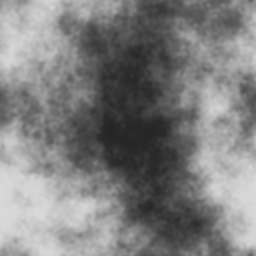
#> input picture StormStitch/Art/wash-noise.png, 256 x 256 px; its folder holds only this picture in this run
$ python make_art.py ../../StormStitch/Art/wash-noise.png
#> lines starting #> are read from the running program, lines starting #| are printed output that depends on the picture; after the words box and inside, x2 and y2 are one past the last pixel; in counts of white or black regions, pixels touching at a corner belong together
"""Storm Stitch App Store art.

Usage:
  python3 tools/appstore/make_art.py                 # promo banner, social card, sample screenshots
  python3 tools/appstore/make_art.py shots/*.png     # frame your real screenshots with captions

Real screenshots: capture them on an iPhone 16/17 Pro Max (or that Simulator, Cmd+S) so they are
1320x2868 or 1290x2796. Name them 1.png ... 6.png in the order of CAPTIONS below.
Output goes to tools/appstore/out/.
"""
import os
import sys
from PIL import Image, ImageDraw, ImageFilter, ImageFont

ROOT = os.path.dirname(os.path.dirname(os.path.dirname(os.path.abspath(__file__))))
ART = os.path.join(ROOT, "StormStitch", "Art")
FONTS = os.path.join(ROOT, "StormStitch", "Fonts")
OUT = os.path.join(ROOT, "tools", "appstore", "out")

INK = (43, 35, 64)
GOLD = (244, 184, 28)
CREAM = (251, 244, 228)
SKY = (124, 196, 239)
STORM = (74, 69, 96)

# Order matters: the first three show in App Store search results.
CAPTIONS = [
    ("Outrun the storm", "Swipe, jump and slide through a paper world"),
    ("Stitch the color back", "Every golden spool sews a torn page together"),
    ("Unlock paper monsters", "Each one runs a different way"),
    ("Rewind time", "Earn gadgets like the Time Machine"),
    ("One Daily Storm for all", "Same course, one shot, dare your friends"),
    ("Sew the seam shut", "Finish every stage with a burst of color"),
]


def font(name, size):
    return ImageFont.truetype(os.path.join(FONTS, name), size)


def art(name):
    return Image.open(os.path.join(ART, name + ".png")).convert("RGBA")


def fit_width(im, width):
    return im.resize((width, round(im.height * width / im.width)), Image.LANCZOS)


def fit_height(im, height):
    return im.resize((round(im.width * height / im.height), height), Image.LANCZOS)


def cover(im, size):
    w, h = size
    scale = max(w / im.width, h / im.height)
    im = im.resize((round(im.width * scale), round(im.height * scale)), Image.LANCZOS)
    left, top = (im.width - w) // 2, (im.height - h) // 2
    return im.crop((left, top, left + w, top + h))


def outlined_text(draw, xy, text, fnt, fill, outline=INK, stroke=None, anchor="la", shadow=True):
    stroke = stroke or max(4, fnt.size // 9)
    x, y = xy
    if shadow:
        draw.text((x, y + stroke * 1.4), text, font=fnt, fill=INK, stroke_width=stroke, stroke_fill=INK, anchor=anchor)
    draw.text((x, y), text, font=fnt, fill=fill, stroke_width=stroke, stroke_fill=outline, anchor=anchor)


# [22 lines left out: function logo, not called in this run]


def drop_shadow(im, offset=(0, 18), blur=24, alpha=110):
    shadow = Image.new("RGBA", (im.width + blur * 4, im.height + blur * 4), (0, 0, 0, 0))
    mask = im.split()[3].point(lambda a: a * alpha // 255)
    shadow.paste((0, 0, 0, 255), (blur * 2, blur * 2), mask)
    return shadow.filter(ImageFilter.GaussianBlur(blur)), (offset[0] - blur * 2, offset[1] - blur * 2)


def paste_with_shadow(base, im, xy, **kw):
    sh, (dx, dy) = drop_shadow(im, **kw)
    base.alpha_composite(sh, (xy[0] + dx, xy[1] + dy))
    base.alpha_composite(im, xy)


# [39 lines left out: functions torn_banner, promo_banner, not called in this run]


def caption_frame(shot, title, sub, size=(1320, 2868), index=0):
    """A store screenshot: caption on a paper strip, the real screen in a rounded frame below."""
    w, h = size
    backgrounds = ["sky-blue", "leaf-green", "stormy-purple"]
    bg_path = os.path.join(ROOT, "tools", "appstore", "source",
                           f"A4-screenshot-background-{backgrounds[index % len(backgrounds)]}.png")
    if os.path.exists(bg_path):
        base = cover(Image.open(bg_path).convert("RGBA"), size)
    else:
        bg_colors = [SKY, (108, 198, 111), STORM]
        base = Image.new("RGBA", size, bg_colors[index % len(bg_colors)] + (255,))
    # Soft paper clouds.
    d = ImageDraw.Draw(base)
    title_font = font("Fredoka-Bold.ttf", 118)
    sub_font = font("NunitoSans-ExtraBold.ttf", 46)
    outlined_text(d, (w // 2, 230), title, title_font, (255, 255, 255), anchor="mm", stroke=10)
    d.text((w // 2, 370), sub, font=sub_font, fill=(255, 255, 255), anchor="mm",
           stroke_width=3, stroke_fill=INK)
    # Screen.
    sw = round(w * 0.78)
    screen = cover(shot.convert("RGBA"), (sw, round(sw * 2868 / 1320)))
    radius = round(sw * 0.11)
    mask = Image.new("L", screen.size, 0)
    ImageDraw.Draw(mask).rounded_rectangle([0, 0, screen.width - 1, screen.height - 1], radius, fill=255)
    framed = Image.new("RGBA", (screen.width + 40, screen.height + 40), (0, 0, 0, 0))
    ImageDraw.Draw(framed).rounded_rectangle([0, 0, framed.width - 1, framed.height - 1], radius + 20, fill=INK)
    framed.paste(screen, (20, 20), mask)
    paste_with_shadow(base, framed, ((w - framed.width) // 2, 480), blur=30, alpha=120)
    return base.convert("RGB")


def main():
    os.makedirs(OUT, exist_ok=True)
    shots = sys.argv[1:]
    if shots:
        for i, path in enumerate(sorted(shots)[:len(CAPTIONS)]):
            title, sub = CAPTIONS[i]
            caption_frame(Image.open(path), title, sub, index=i).save(os.path.join(OUT, f"screenshot-{i + 1}.png"))
#> in caption_frame, `w, h = size`: w = 1320; h = 2868
#> in caption_frame, `base = Image.new("RGBA", size, bg_colors[index % len(bg_colors)] + (25..`:
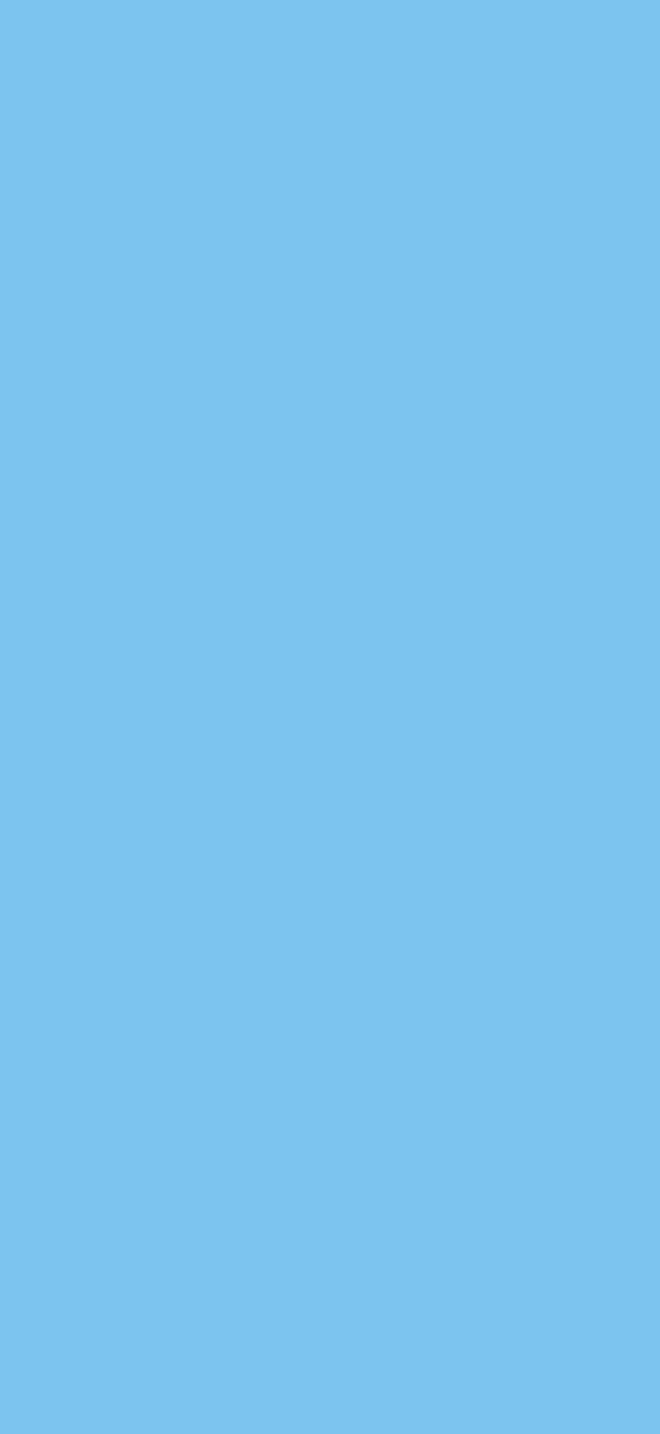
#> base: PIL image 1320x2868 RGBA (shown at 1/2 size); mean R, G, B, A 124, 196, 239, 255
#> in caption_frame, `sw = round(w * 0.78)`: sw = 1030
#> in cover, `return im.crop((left, top, left + w, top + h))`:
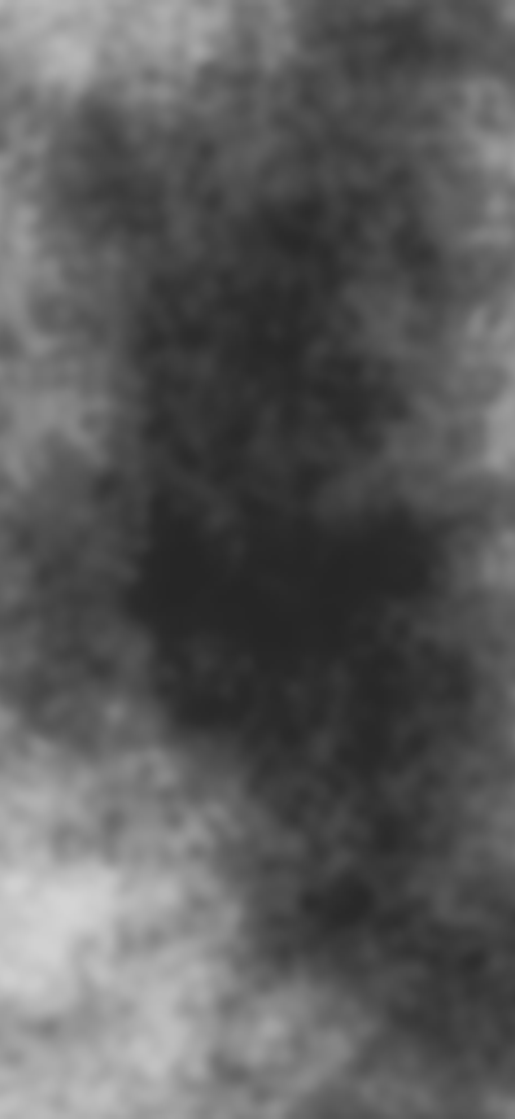
#> returned value: PIL image 1030x2238 RGBA (shown at 1/2 size); mean R, G, B, A 90.7, 90.7, 90.7, 255
#> in caption_frame, `radius = round(sw * 0.11)`: radius = 113
#> in caption_frame, `mask = Image.new("L", screen.size, 0)`: mask: PIL image 1030x2238 L; every value is 0
#> in caption_frame, `ImageDraw.Draw(mask).rounded_rectangle([0, 0, screen.width - 1, screen..`:
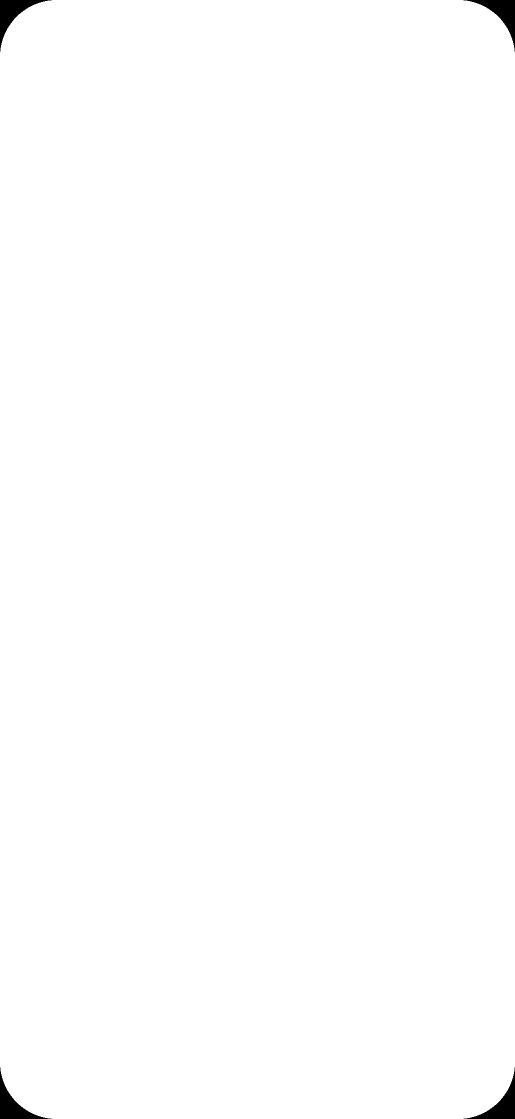
#> mask: PIL image 1030x2238 L (shown at 1/2 size); 99.5% white; 4 black regions, box (x1, y1, x2, y2) and area: (0, 0, 103, 103) 2775, (927, 0, 1030, 103) 2775, (0, 2135, 103, 2238) 2775, (927, 2135, 1030, 2238) 2775
#> in caption_frame, `framed = Image.new("RGBA", (screen.width + 40, screen.height + 40), (0..`: framed: PIL image 1070x2278 RGBA; every value is 0
#> in caption_frame, `ImageDraw.Draw(framed).rounded_rectangle([0, 0, framed.width - 1, fram..`:
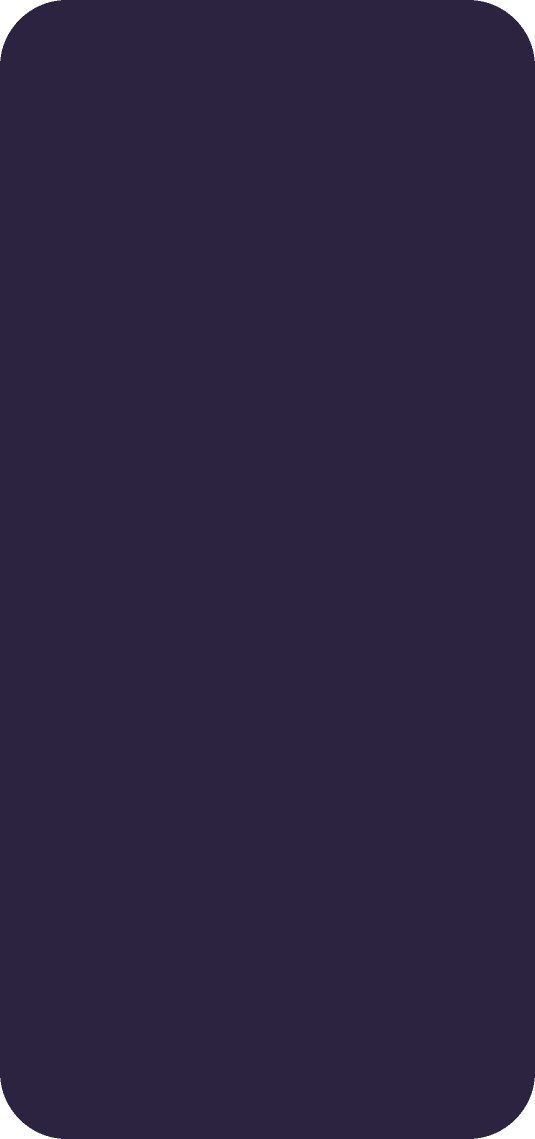
#> framed: PIL image 1070x2278 RGBA (shown at 1/2 size); mean R, G, B, A 42.7, 34.8, 63.6, 253.4; transparent parts drawn white
#> in drop_shadow, `shadow = Image.new("RGBA", (im.width + blur * 4, im.height + blur * 4)..`: shadow: PIL image 1190x2398 RGBA; every value is 0
#> in drop_shadow, `mask = im.split()[3].point(lambda a: a * alpha // 255)`: mask: PIL image 1070x2278 L; values 0 (black) and 120 (white), 99.4% white; 4 black regions, box (x1, y1, x2, y2) and area: (0, 0, 122, 122) 3833, (948, 0, 1070, 122) 3833, (0, 2156, 122, 2278) 3833, (948, 2156, 1070, 2278) 3833
#> in paste_with_shadow, `sh, (dx, dy) = drop_shadow(im, **kw)`:
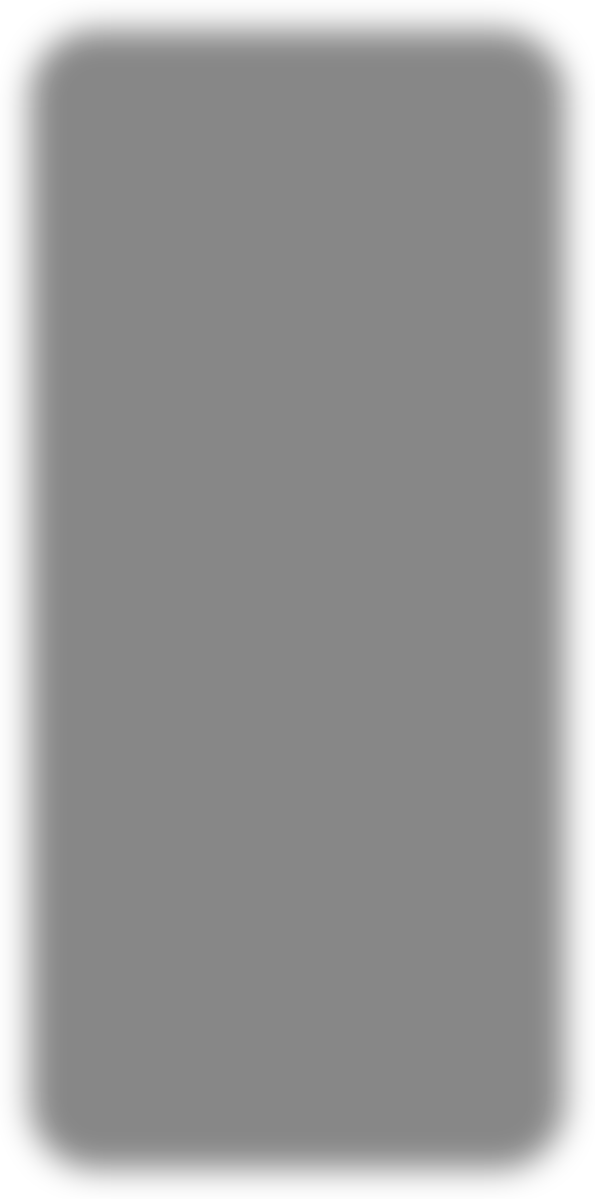
#> sh: PIL image 1190x2398 RGBA (shown at 1/2 size); mean R, G, B, A 0, 0, 0, 101.8; transparent parts drawn white
#> in paste_with_shadow, `sh, (dx, dy) = drop_shadow(im, **kw)`: dx = -60; dy = -42
#> in paste_with_shadow, `base.alpha_composite(im, xy)`:
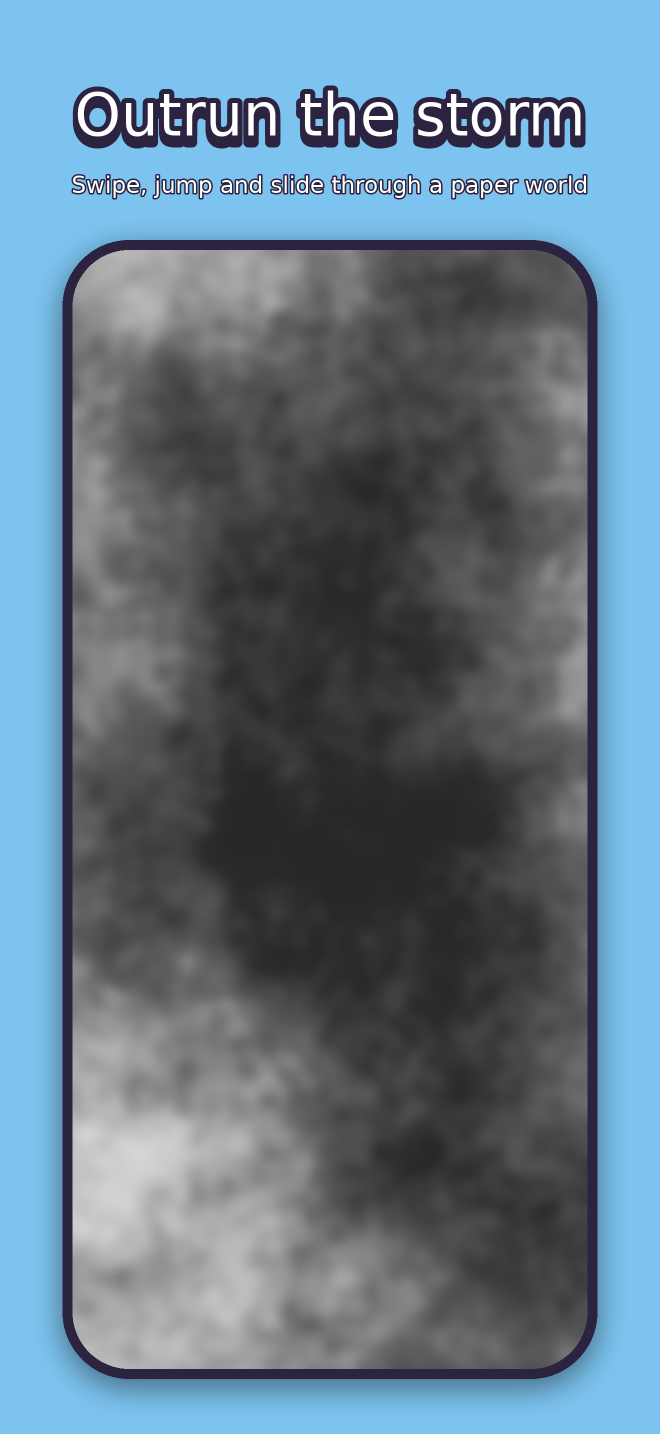
#> base: PIL image 1320x2868 RGBA (shown at 1/2 size); mean R, G, B, A 99.1, 121.8, 137.2, 255
        print("Framed", min(len(shots), len(CAPTIONS)), "screenshots into", OUT)
        return
    promo_banner((1920, 1080), "promo-banner-1920x1080.jpg")
    promo_banner((1200, 630), "social-card-1200x630.jpg")
    promo_banner((3840, 2160), "featuring-art-3840x2160.jpg")
    sample = art("title-card")
    caption_frame(sample, *CAPTIONS[0], index=0).save(os.path.join(OUT, "sample-screenshot-layout.png"))
    print("Wrote promo art to", OUT)


if __name__ == "__main__":
    main()
